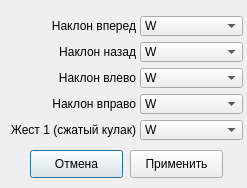
<?xml version="1.0" encoding="UTF-8"?>
<ui version="4.0">
 <class>KeyboardConfigDialog</class>
 <widget class="QDialog" name="KeyboardConfigDialog">
  <property name="geometry">
   <rect>
    <x>0</x>
    <y>0</y>
    <width>247</width>
    <height>188</height>
   </rect>
  </property>
  <property name="windowTitle">
   <string>Параметры</string>
  </property>
  <widget class="QPushButton" name="KeyboardConfigCancelButton">
   <property name="geometry">
    <rect>
     <x>30</x>
     <y>150</y>
     <width>93</width>
     <height>28</height>
    </rect>
   </property>
   <property name="text">
    <string>Отмена</string>
   </property>
  </widget>
  <widget class="QPushButton" name="KeyboardConfigApplyButton">
   <property name="geometry">
    <rect>
     <x>130</x>
     <y>150</y>
     <width>93</width>
     <height>28</height>
    </rect>
   </property>
   <property name="text">
    <string>Применить</string>
   </property>
  </widget>
  <widget class="QWidget" name="gridLayoutWidget">
   <property name="geometry">
    <rect>
     <x>10</x>
     <y>10</y>
     <width>233</width>
     <height>141</height>
    </rect>
   </property>
   <layout class="QGridLayout" name="KeyboardConfigGridLayout">
    <property name="horizontalSpacing">
     <number>4</number>
    </property>
    <property name="verticalSpacing">
     <number>0</number>
    </property>
    <item row="0" column="1">
     <widget class="QComboBox" name="TiltForwardComboBox">
      <property name="minimumSize">
       <size>
        <width>60</width>
        <height>20</height>
       </size>
      </property>
      <property name="maximumSize">
       <size>
        <width>120</width>
        <height>20</height>
       </size>
      </property>
      <item>
       <property name="text">
        <string>W</string>
       </property>
      </item>
      <item>
       <property name="text">
        <string>A</string>
       </property>
      </item>
      <item>
       <property name="text">
        <string>S</string>
       </property>
      </item>
      <item>
       <property name="text">
        <string>D</string>
       </property>
      </item>
      <item>
       <property name="text">
        <string>E</string>
       </property>
      </item>
      <item>
       <property name="text">
        <string>Z</string>
       </property>
      </item>
      <item>
       <property name="text">
        <string>X</string>
       </property>
      </item>
      <item>
       <property name="text">
        <string>C</string>
       </property>
      </item>
      <item>
       <property name="text">
        <string>Пробел</string>
       </property>
      </item>
      <item>
       <property name="text">
        <string>Shift</string>
       </property>
      </item>
      <item>
       <property name="text">
        <string>ЛКМ</string>
       </property>
      </item>
      <item>
       <property name="text">
        <string>ПКМ</string>
       </property>
      </item>
      <item>
       <property name="text">
        <string>Колесо вниз</string>
       </property>
      </item>
      <item>
       <property name="text">
        <string>Колесо вверх</string>
       </property>
      </item>
     </widget>
    </item>
    <item row="2" column="0">
     <widget class="QLabel" name="TiltLeftLabel">
      <property name="font">
       <font>
        <pointsize>9</pointsize>
       </font>
      </property>
      <property name="text">
       <string>Наклон влево</string>
      </property>
      <property name="alignment">
       <set>Qt::AlignRight|Qt::AlignTrailing|Qt::AlignVCenter</set>
      </property>
     </widget>
    </item>
    <item row="1" column="0">
     <widget class="QLabel" name="TiltBackwardLabel">
      <property name="font">
       <font>
        <pointsize>9</pointsize>
       </font>
      </property>
      <property name="text">
       <string>Наклон назад</string>
      </property>
      <property name="alignment">
       <set>Qt::AlignRight|Qt::AlignTrailing|Qt::AlignVCenter</set>
      </property>
     </widget>
    </item>
    <item row="0" column="0">
     <widget class="QLabel" name="TiltForwardLabel">
      <property name="font">
       <font>
        <pointsize>9</pointsize>
       </font>
      </property>
      <property name="text">
       <string>Наклон вперед</string>
      </property>
      <property name="alignment">
       <set>Qt::AlignRight|Qt::AlignTrailing|Qt::AlignVCenter</set>
      </property>
     </widget>
    </item>
    <item row="3" column="0">
     <widget class="QLabel" name="TiltRightLabel">
      <property name="font">
       <font>
        <pointsize>9</pointsize>
       </font>
      </property>
      <property name="text">
       <string>Наклон вправо</string>
      </property>
      <property name="alignment">
       <set>Qt::AlignRight|Qt::AlignTrailing|Qt::AlignVCenter</set>
      </property>
     </widget>
    </item>
    <item row="4" column="0">
     <widget class="QLabel" name="KeyboardGestureActionLabel">
      <property name="font">
       <font>
        <pointsize>9</pointsize>
        <weight>50</weight>
        <bold>false</bold>
       </font>
      </property>
      <property name="text">
       <string>Жест 1 (сжатый кулак)</string>
      </property>
      <property name="alignment">
       <set>Qt::AlignRight|Qt::AlignTrailing|Qt::AlignVCenter</set>
      </property>
     </widget>
    </item>
    <item row="1" column="1">
     <widget class="QComboBox" name="TiltBackwardComboBox">
      <property name="minimumSize">
       <size>
        <width>60</width>
        <height>20</height>
       </size>
      </property>
      <property name="maximumSize">
       <size>
        <width>120</width>
        <height>20</height>
       </size>
      </property>
      <item>
       <property name="text">
        <string>W</string>
       </property>
      </item>
      <item>
       <property name="text">
        <string>A</string>
       </property>
      </item>
      <item>
       <property name="text">
        <string>S</string>
       </property>
      </item>
      <item>
       <property name="text">
        <string>D</string>
       </property>
      </item>
      <item>
       <property name="text">
        <string>E</string>
       </property>
      </item>
      <item>
       <property name="text">
        <string>Z</string>
       </property>
      </item>
      <item>
       <property name="text">
        <string>X</string>
       </property>
      </item>
      <item>
       <property name="text">
        <string>C</string>
       </property>
      </item>
      <item>
       <property name="text">
        <string>Пробел</string>
       </property>
      </item>
      <item>
       <property name="text">
        <string>Shift</string>
       </property>
      </item>
      <item>
       <property name="text">
        <string>ЛКМ</string>
       </property>
      </item>
      <item>
       <property name="text">
        <string>ПКМ</string>
       </property>
      </item>
      <item>
       <property name="text">
        <string>Колесо вниз</string>
       </property>
      </item>
      <item>
       <property name="text">
        <string>Колесо вверх</string>
       </property>
      </item>
     </widget>
    </item>
    <item row="2" column="1">
     <widget class="QComboBox" name="TiltLeftComboBox">
      <property name="minimumSize">
       <size>
        <width>60</width>
        <height>20</height>
       </size>
      </property>
      <property name="maximumSize">
       <size>
        <width>120</width>
        <height>20</height>
       </size>
      </property>
      <item>
       <property name="text">
        <string>W</string>
       </property>
      </item>
      <item>
       <property name="text">
        <string>A</string>
       </property>
      </item>
      <item>
       <property name="text">
        <string>S</string>
       </property>
      </item>
      <item>
       <property name="text">
        <string>D</string>
       </property>
      </item>
      <item>
       <property name="text">
        <string>E</string>
       </property>
      </item>
      <item>
       <property name="text">
        <string>Z</string>
       </property>
      </item>
      <item>
       <property name="text">
        <string>X</string>
       </property>
      </item>
      <item>
       <property name="text">
        <string>C</string>
       </property>
      </item>
      <item>
       <property name="text">
        <string>Пробел</string>
       </property>
      </item>
      <item>
       <property name="text">
        <string>Shift</string>
       </property>
      </item>
      <item>
       <property name="text">
        <string>ЛКМ</string>
       </property>
      </item>
      <item>
       <property name="text">
        <string>ПКМ</string>
       </property>
      </item>
      <item>
       <property name="text">
        <string>Колесо вниз</string>
       </property>
      </item>
      <item>
       <property name="text">
        <string>Колесо вверх</string>
       </property>
      </item>
     </widget>
    </item>
    <item row="3" column="1">
     <widget class="QComboBox" name="TiltRightComboBox">
      <property name="minimumSize">
       <size>
        <width>60</width>
        <height>20</height>
       </size>
      </property>
      <property name="maximumSize">
       <size>
        <width>120</width>
        <height>20</height>
       </size>
      </property>
      <item>
       <property name="text">
        <string>W</string>
       </property>
      </item>
      <item>
       <property name="text">
        <string>A</string>
       </property>
      </item>
      <item>
       <property name="text">
        <string>S</string>
       </property>
      </item>
      <item>
       <property name="text">
        <string>D</string>
       </property>
      </item>
      <item>
       <property name="text">
        <string>E</string>
       </property>
      </item>
      <item>
       <property name="text">
        <string>Z</string>
       </property>
      </item>
      <item>
       <property name="text">
        <string>X</string>
       </property>
      </item>
      <item>
       <property name="text">
        <string>C</string>
       </property>
      </item>
      <item>
       <property name="text">
        <string>Пробел</string>
       </property>
      </item>
      <item>
       <property name="text">
        <string>Shift</string>
       </property>
      </item>
      <item>
       <property name="text">
        <string>ЛКМ</string>
       </property>
      </item>
      <item>
       <property name="text">
        <string>ПКМ</string>
       </property>
      </item>
      <item>
       <property name="text">
        <string>Колесо вниз</string>
       </property>
      </item>
      <item>
       <property name="text">
        <string>Колесо вверх</string>
       </property>
      </item>
     </widget>
    </item>
    <item row="4" column="1">
     <widget class="QComboBox" name="KeyboardGestureActionComboBox">
      <property name="minimumSize">
       <size>
        <width>60</width>
        <height>20</height>
       </size>
      </property>
      <property name="maximumSize">
       <size>
        <width>120</width>
        <height>20</height>
       </size>
      </property>
      <item>
       <property name="text">
        <string>W</string>
       </property>
      </item>
      <item>
       <property name="text">
        <string>A</string>
       </property>
      </item>
      <item>
       <property name="text">
        <string>S</string>
       </property>
      </item>
      <item>
       <property name="text">
        <string>D</string>
       </property>
      </item>
      <item>
       <property name="text">
        <string>E</string>
       </property>
      </item>
      <item>
       <property name="text">
        <string>Z</string>
       </property>
      </item>
      <item>
       <property name="text">
        <string>X</string>
       </property>
      </item>
      <item>
       <property name="text">
        <string>C</string>
       </property>
      </item>
      <item>
       <property name="text">
        <string>Пробел</string>
       </property>
      </item>
      <item>
       <property name="text">
        <string>Shift</string>
       </property>
      </item>
      <item>
       <property name="text">
        <string>ЛКМ</string>
       </property>
      </item>
      <item>
       <property name="text">
        <string>ПКМ</string>
       </property>
      </item>
      <item>
       <property name="text">
        <string>Колесо вниз</string>
       </property>
      </item>
      <item>
       <property name="text">
        <string>Колесо вверх</string>
       </property>
      </item>
     </widget>
    </item>
   </layout>
  </widget>
 </widget>
 <resources/>
 <connections/>
</ui>
